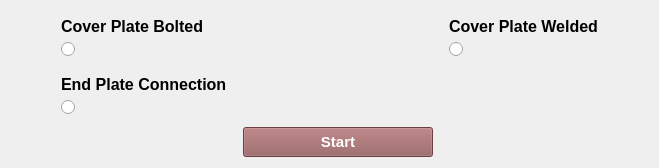
              <widget class="QWidget" name="tab_beamtobeam">
               <attribute name="title">
                <string>Beam To Beam</string>
               </attribute>
               <layout class="QGridLayout" name="gridLayout_4">
                <item row="0" column="1">
                 <layout class="QVBoxLayout" name="verticalLayout_51">
                  <property name="leftMargin">
                   <number>10</number>
                  </property>
                  <property name="topMargin">
                   <number>6</number>
                  </property>
                  <property name="rightMargin">
                   <number>10</number>
                  </property>
                  <property name="bottomMargin">
                   <number>6</number>
                  </property>
                  <item>
                   <widget class="QLabel" name="label_65">
                    <property name="font">
                     <font>
                      <family>Arial</family>
                      <pointsize>12</pointsize>
                      <weight>75</weight>
                      <bold>true</bold>
                     </font>
                    </property>
                    <property name="text">
                     <string>&lt;html&gt;&lt;head/&gt;&lt;body&gt;&lt;p&gt;Cover Plate Bolted&lt;/p&gt;&lt;/body&gt;&lt;/html&gt;</string>
                    </property>
                   </widget>
                  </item>
                  <item>
                   <widget class="QRadioButton" name="rdbtn_bb_coverplate_bolted">
                    <property name="sizePolicy">
                     <sizepolicy hsizetype="Preferred" vsizetype="Preferred">
                      <horstretch>0</horstretch>
                      <verstretch>0</verstretch>
                     </sizepolicy>
                    </property>
                    <property name="font">
                     <font>
                      <family>Arial</family>
                      <pointsize>12</pointsize>
                     </font>
                    </property>
                    <property name="layoutDirection">
                     <enum>Qt::LeftToRight</enum>
                    </property>
                    <property name="text">
                     <string/>
                    </property>
                    <property name="icon">
                     <iconset>
                      <normaloff>../ResourceFiles/images/coverplate.png</normaloff>../ResourceFiles/images/coverplate.png</iconset>
                    </property>
                    <property name="iconSize">
                     <size>
                      <width>300</width>
                      <height>300</height>
                     </size>
                    </property>
                   </widget>
                  </item>
                 </layout>
                </item>
                <item row="0" column="3">
                 <layout class="QVBoxLayout" name="verticalLayout_52">
                  <property name="leftMargin">
                   <number>10</number>
                  </property>
                  <property name="topMargin">
                   <number>6</number>
                  </property>
                  <property name="rightMargin">
                   <number>10</number>
                  </property>
                  <property name="bottomMargin">
                   <number>6</number>
                  </property>
                  <item>
                   <widget class="QLabel" name="label_66">
                    <property name="font">
                     <font>
                      <family>Arial</family>
                      <pointsize>12</pointsize>
                      <weight>75</weight>
                      <bold>true</bold>
                     </font>
                    </property>
                    <property name="text">
                     <string>&lt;html&gt;&lt;head/&gt;&lt;body&gt;&lt;p&gt;Cover Plate Welded&lt;/p&gt;&lt;/body&gt;&lt;/html&gt;</string>
                    </property>
                   </widget>
                  </item>
                  <item>
                   <widget class="QRadioButton" name="rdbtn_bb_coverplate_welded">
                    <property name="sizePolicy">
                     <sizepolicy hsizetype="Preferred" vsizetype="Preferred">
                      <horstretch>0</horstretch>
                      <verstretch>0</verstretch>
                     </sizepolicy>
                    </property>
                    <property name="font">
                     <font>
                      <family>Arial</family>
                      <pointsize>12</pointsize>
                     </font>
                    </property>
                    <property name="layoutDirection">
                     <enum>Qt::LeftToRight</enum>
                    </property>
                    <property name="text">
                     <string/>
                    </property>
                    <property name="icon">
                     <iconset>
                      <normaloff>../ResourceFiles/images/coverplate.png</normaloff>../ResourceFiles/images/coverplate.png</iconset>
                    </property>
                    <property name="iconSize">
                     <size>
                      <width>300</width>
                      <height>300</height>
                     </size>
                    </property>
                   </widget>
                  </item>
                 </layout>
                </item>
                <item row="2" column="2">
                 <widget class="QPushButton" name="btn_momentconnection_bb_start">
                  <property name="sizePolicy">
                   <sizepolicy hsizetype="Preferred" vsizetype="Preferred">
                    <horstretch>0</horstretch>
                    <verstretch>0</verstretch>
                   </sizepolicy>
                  </property>
                  <property name="minimumSize">
                   <size>
                    <width>190</width>
                    <height>30</height>
                   </size>
                  </property>
                  <property name="maximumSize">
                   <size>
                    <width>190</width>
                    <height>30</height>
                   </size>
                  </property>
                  <property name="font">
                   <font>
                    <family>Arial</family>
                    <pointsize>11</pointsize>
                    <weight>75</weight>
                    <bold>true</bold>
                   </font>
                  </property>
                  <property name="focusPolicy">
                   <enum>Qt::TabFocus</enum>
                  </property>
                  <property name="toolTip">
                   <string>Enter</string>
                  </property>
                  <property name="styleSheet">
                   <string notr="true">QPushButton::hover
{
   background-color: #d97f7f;
   color:#000000 ;
}

QPushButton
{
background-color: #925a5b;
color:#ffffff;
}</string>
                  </property>
                  <property name="text">
                   <string>Start</string>
                  </property>
                  <property name="shortcut">
                   <string>Return</string>
                  </property>
                  <property name="checkable">
                   <bool>false</bool>
                  </property>
                  <property name="autoExclusive">
                   <bool>false</bool>
                  </property>
                  <property name="autoDefault">
                   <bool>true</bool>
                  </property>
                 </widget>
                </item>
                <item row="0" column="0">
                 <spacer name="horizontalSpacer_11">
                  <property name="orientation">
                   <enum>Qt::Horizontal</enum>
                  </property>
                  <property name="sizeHint" stdset="0">
                   <size>
                    <width>40</width>
                    <height>20</height>
                   </size>
                  </property>
                 </spacer>
                </item>
                <item row="0" column="2">
                 <spacer name="horizontalSpacer_10">
                  <property name="orientation">
                   <enum>Qt::Horizontal</enum>
                  </property>
                  <property name="sizeHint" stdset="0">
                   <size>
                    <width>40</width>
                    <height>20</height>
                   </size>
                  </property>
                 </spacer>
                </item>
                <item row="2" column="1">
                 <spacer name="horizontalSpacer_13">
                  <property name="orientation">
                   <enum>Qt::Horizontal</enum>
                  </property>
                  <property name="sizeHint" stdset="0">
                   <size>
                    <width>40</width>
                    <height>20</height>
                   </size>
                  </property>
                 </spacer>
                </item>
                <item row="1" column="2">
                 <spacer name="verticalSpacer_8">
                  <property name="orientation">
                   <enum>Qt::Vertical</enum>
                  </property>
                  <property name="sizeHint" stdset="0">
                   <size>
                    <width>20</width>
                    <height>40</height>
                   </size>
                  </property>
                 </spacer>
                </item>
                <item row="2" column="3">
                 <spacer name="horizontalSpacer_14">
                  <property name="orientation">
                   <enum>Qt::Horizontal</enum>
                  </property>
                  <property name="sizeHint" stdset="0">
                   <size>
                    <width>40</width>
                    <height>20</height>
                   </size>
                  </property>
                 </spacer>
                </item>
                <item row="0" column="4">
                 <spacer name="horizontalSpacer_15">
                  <property name="orientation">
                   <enum>Qt::Horizontal</enum>
                  </property>
                  <property name="sizeHint" stdset="0">
                   <size>
                    <width>40</width>
                    <height>20</height>
                   </size>
                  </property>
                 </spacer>
                </item>
                <item row="1" column="1">
                 <layout class="QVBoxLayout" name="verticalLayout_54">
                  <property name="leftMargin">
                   <number>10</number>
                  </property>
                  <property name="topMargin">
                   <number>6</number>
                  </property>
                  <property name="rightMargin">
                   <number>10</number>
                  </property>
                  <property name="bottomMargin">
                   <number>6</number>
                  </property>
                  <item>
                   <widget class="QLabel" name="label_68">
                    <property name="font">
                     <font>
                      <family>Arial</family>
                      <pointsize>12</pointsize>
                      <weight>75</weight>
                      <bold>true</bold>
                     </font>
                    </property>
                    <property name="text">
                     <string>&lt;html&gt;&lt;head/&gt;&lt;body&gt;&lt;p&gt;End Plate Connection&lt;/p&gt;&lt;/body&gt;&lt;/html&gt;</string>
                    </property>
                   </widget>
                  </item>
                  <item>
                   <widget class="QRadioButton" name="rdbtn_bb_endplate">
                    <property name="sizePolicy">
                     <sizepolicy hsizetype="Preferred" vsizetype="Preferred">
                      <horstretch>0</horstretch>
                      <verstretch>0</verstretch>
                     </sizepolicy>
                    </property>
                    <property name="font">
                     <font>
                      <family>Arial</family>
                      <pointsize>12</pointsize>
                     </font>
                    </property>
                    <property name="layoutDirection">
                     <enum>Qt::LeftToRight</enum>
                    </property>
                    <property name="text">
                     <string/>
                    </property>
                    <property name="icon">
                     <iconset>
                      <normaloff>../ResourceFiles/images/endplate.png</normaloff>../ResourceFiles/images/endplate.png</iconset>
                    </property>
                    <property name="iconSize">
                     <size>
                      <width>300</width>
                      <height>300</height>
                     </size>
                    </property>
                   </widget>
                  </item>
                 </layout>
                </item>
               </layout>
              </widget>
